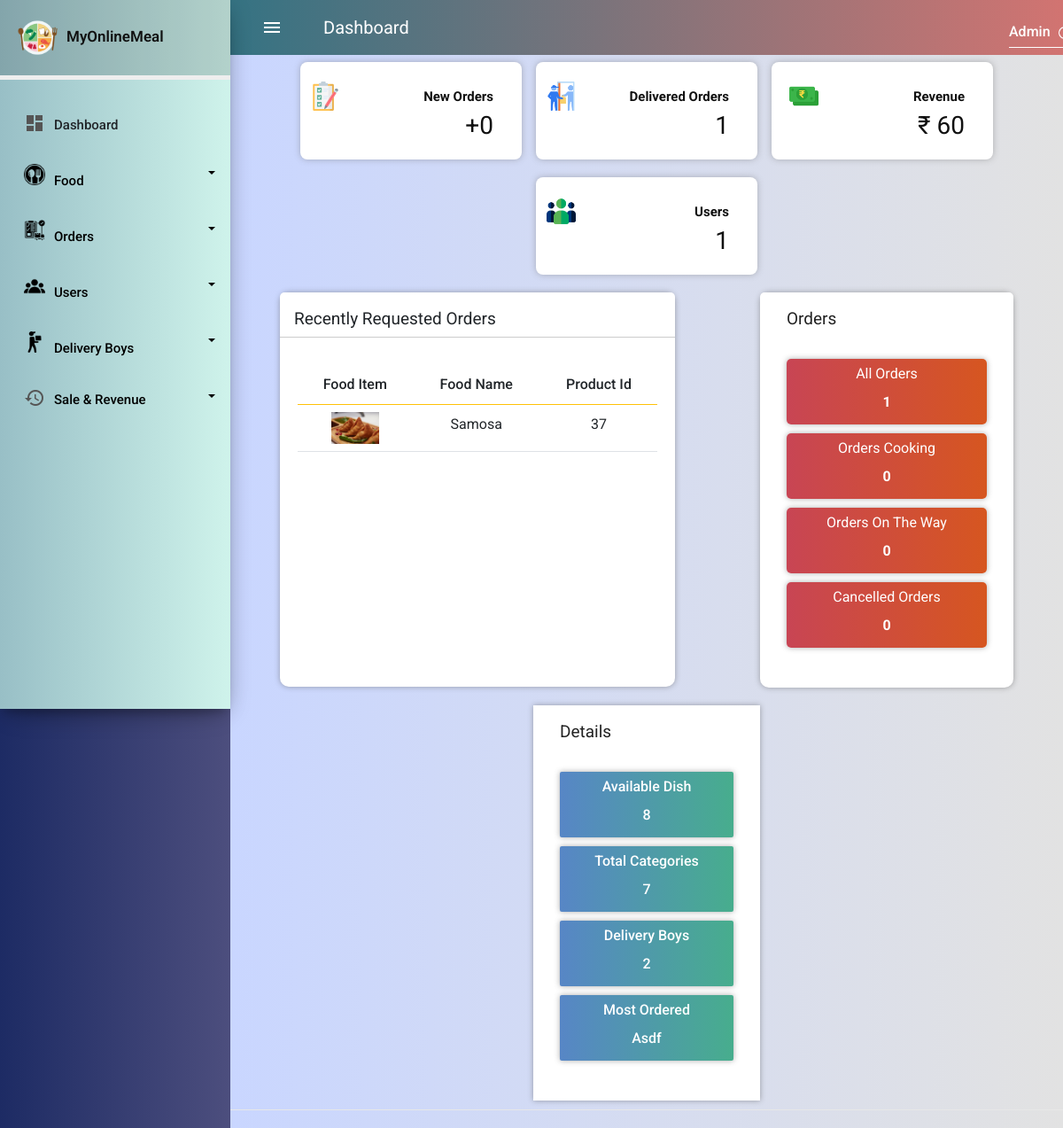
The page /admin/index.php (signed in) on the database its author committed.
### tables this page shows
CREATE TABLE `orders` (
  `id` int(11) NOT NULL,
  `food_id` int(11) NOT NULL,
  `user_email` varchar(100) NOT NULL,
  `user_name` varchar(255) NOT NULL,
  `food_name` varchar(30) NOT NULL,
  `food_img` varchar(255) NOT NULL,
  `qty` int(5) NOT NULL,
  `city` varchar(255) NOT NULL,
  `pin_code` int(11) NOT NULL,
  `user_address` text NOT NULL,
  `user_phone` varchar(10) DEFAULT NULL,
  `delivery_boy_name` varchar(255) DEFAULT NULL,
  `order_time` datetime NOT NULL,
  `total_bill` int(100) NOT NULL,
  `payment_type` varchar(255) NOT NULL,
  `payment_status` varchar(25) NOT NULL,
  `order_status` varchar(30) DEFAULT NULL
);

### admin/dashboard.php (the view, shortened to what this page needs)
<?php
include '../partials/_dbconnect.php';
$query = "select * from orders where order_status ='new'";
$result = mysqli_query($conn, $query);
$num = mysqli_num_rows($result);
$query3 = "select * from orders where order_status ='delivered'";
$result3 = mysqli_query($conn, $query3);
$num3 = mysqli_num_rows($result3);
$allOrderQuery = "select * from orders";
$allorderResult = mysqli_query($conn, $allOrderQuery);
$allOrders = mysqli_num_rows($allorderResult);
$cookingQuery = "select * from orders where order_status ='cooking'";
$cookingResult = mysqli_query($conn, $cookingQuery);
$cooking = mysqli_num_rows($cookingResult);
$onthewayQuery = "select * from orders where order_status ='on the way'";
$onthewayResult = mysqli_query($conn, $onthewayQuery);
$ontheway = mysqli_num_rows($onthewayResult);
$cancelledQuery = "select * from orders where order_status ='cancelled'";
$cancelledResult = mysqli_query($conn, $cancelledQuery);
$cancelled = mysqli_num_rows($cancelledResult);
$revenue = "SELECT SUM(total_bill) FROM orders where order_status = 'delivered';";
$revenueResult = mysqli_query($conn, $revenue);
$revc = mysqli_fetch_array($revenueResult);
$html = '
<div id="main-content" class="main-content">
	<div class="row head-stat-row">
		<div class="total-card-wrapper ms-2">
			<div class="total-card  card-stats">
				<div class="card-header">
					<div class="icon ">
						<img src="img/slider/checklist.png" alt="" class="size-44">
					</div>
				</div>
				<div class="card-content" style="padding: 15px 20px;">
					<p class="category"><strong>New Orders</strong></p>
					<h3 class="card-title order-count">+'.$num.'</h3>
				</div>
			</div>
		</div>
		<div class="total-card-wrapper">
			<div class="total-card  card-stats">
				<div class="card-header">
					<div class="icon ">
						<img src="img/slider/delivery.png" alt="" class="size-44">
					</div>
				</div>
				<div class="card-content" style="padding: 15px 20px;">
					<p class="category"><strong>Delivered Orders</strong></p>
					<h3 class="card-title delivered-order-count">'.$num3.'</h3>
				</div>
			</div>
		</div>
		<div class="total-card-wrapper">
			<div class="total-card  card-stats">
				<div class="card-header">
				<div class="icon ">
					<img src="img/slider/money.png" alt="" class="size-44" style="margin-left: 8px;">
				</div>
				</div>
				<div class="card-content" style="padding: 15px 20px;">
					<p class="category"><strong>Revenue</strong></p>
					<h3 class="card-title">₹ '.$revc['SUM(total_bill)'].'</h3>
				</div>
			</div>
		</div>
		<div class="total-card-wrapper">
			<div class="total-card  card-stats">
				<div class="card-header">
					<div class="icon ">
						<img src="img/slider/customer.png" alt="" class="size-44">
					</div>
				</div>
				<div class="card-content" style="padding: 15px 20px;">
					<p class="category"><strong>Users</strong></p>
					<h3 class="card-title user-count">'.$num3.'</h3>
				</div>
			</div>
		</div>
	</div>
<div id="show-manage-dish " class="row flex-row-two">
		<div class="col-lg-7 col-md-12 req-card">
			<div class="card card-main card-box-shadow rounded-corner" style="min-height:445px">
				<div class="card-header card-header-text ps-3 pt-3"  style="border-bottom:1px solid #41414144!important;">
					<h4 class="card-title text-dark">Recently Requested Orders</h4>
				</div>
				<div class="card-content table-responsive">
					<div class="recent-requested-orders mt-3">
						<table class="table rec" style="text-align:center;">
							<thead class="border-bottom border-warning">
							  <tr>
								<th scope="col" class="req-food-header">Food Item</th>
								<th scope="col" class="req-food-header">Food Name</th>
								<th scope="col" class="req-food-header">Product Id</th>
							  </tr>
							</thead>
							<tbody>';
							$recent_order_query = "select * from orders order by id desc limit 5";
							$recent_order_result = mysqli_query($conn, $recent_order_query);
							while($recent_order_row = mysqli_fetch_assoc($recent_order_result)){
								$html .= '<tr>
								<td> <img class="dash-food-img" src="../foodimg/'.$recent_order_row ['food_img'].'"alt=""></td>
								<td>'.$recent_order_row ['food_name'].'</td>
								<td>'.$recent_order_row ['id'].'</td>
							  </tr>';
							}
							$html .= '</tbody>
						  </table>
					</div>
				</div>
			</div>
		</div>
		<div class="col-lg-5 col-md-12 or-card">
			<div class="card card-main card-box-shadow rounded-corner" style="min-height:446px">
				<div class="card-header card-header-text pt-3"  >
					<h4 class="card-title">Orders</h4>
				</div>
				<div class="card-content">
						<div class="order-card  card-box-shadow">
							<div class="items">
								<h6>All Orders</h6>
								<h6 class="count-text">'.$allOrders.'</h6>
							</div>
						</div>
						<div class="order-card  card-box-shadow">
							<div class="items">
								<h6>Orders Cooking</h6>
								<h6 class="count-text">'.$cooking.'</h6>
							</div>
						</div>
						<div class="order-card  card-box-shadow">
							<div class="items">
								<h6>Orders On The Way</h6>
								<h6 class="count-text">'.$ontheway.'</h6>
							</div>
						</div>
						<div class="order-card  card-box-shadow">
							<div class="items">
								<h6>Cancelled Orders</h6>
								<h6 class="count-text">'.$cancelled.'</h6>
							</div>
						</div>
				</div>
			</div>
		</div>';
		$food = "select * from food";
		$foodResult = mysqli_query($conn, $food);
		$alldish = mysqli_num_rows($foodResult);
		$cat = "select * from food_category";
		$catResult = mysqli_query($conn, $cat);
		$totalcat = mysqli_num_rows($catResult);
		$boys = "select * from delivery_boy";
		$boyResult = mysqli_query($conn, $boys);
		$deliveryboys = mysqli_num_rows($boyResult);
		$html .='<div class="col-lg-5 col-md-12 pop-card">
			<div class="card card-main card-box-shadow popular-dish"  style="min-height:446px">
				<div class="card-header card-header-text pt-3"  >
					<h4 class="card-title">Details</h4>
				</div>
				<div class="card-content">
						<div class="popular-card  card-box-shadow">
							<div class="items">
								<h6>Available Dish</h6>
								<h6 class="count-text">'.$alldish.'</h6>
							</div>
						</div>
						<div class="popular-card  card-box-shadow">
							<div class="items">
								<h6>Total Categories</h6>
								 <h6 class="count-text">'.$totalcat.'</h6>
							</div>
						</div>
						<div class="popular-card  card-box-shadow">
							<div class="items">
								<h6>Delivery Boys</h6>
								<h6 class="count-text">'.$deliveryboys.'</h6>
							</div>
						</div>
						<div class="popular-card  card-box-shadow">
							<div class="items">
								<h6>Most Ordered</h6>
								<h6 class="count-text"> asdf </h6>
							</div>
						</div>
				</div>
			</div>
	</div>
</div>';
echo $html;
?>

### admin/css/custom.css (style rules this page uses)
body,html { line-height:1.8; font-family:'Roboto',sans-serif; color:#111; background: linear-gradient(to right, #1D2B64, #F8CDDA); text-transform:capitalize; font-weight:400; margin:0px; padding:0px; }
.size-44 { width: 33px; margin-top: 11px; }
h1,h2,h3,h4,h5,h6,.h1,.h2,.h3,.h4 { font-weight:400; line-height:1.5em; }
p { font-size:15px; margin:12px 0 0; line-height:24px; }
.main-content { margin-top: 50px; padding:10px 20px 0px 20px; position:relative; width:100%; }
.card-main { margin:10px 0px; }
.card-main { border-radius:0px!important; }
.card-main { display:inline-block; position:relative; border:none; width:100%; box-shadow:0 1px 2px rgb(0 0 0 / 8%); border-radius:6px; color:rgba(0,0,0,0.87); background-color:#fff; }
.card-stats .card-header { margin-top: 11px; float:left; text-align:center; }
.card .card-header { padding: 6px 30px 0; z-index:3; border-bottom:0px!important; background-color:#fff; }
.card-stats .card-content { text-align:right; padding-top:10px; }
.card .card-content { padding:15px 20px; position:relative; }
.card .card-title:not(.card-calender .card-title) { margin-top:0; margin-bottom:5px; }
.card-stats .card-title { margin:0; }
.card .card-header-text h4 { margin-top:0; margin-bottom:3px; font-size:19px; font-weight:400; color:#222222; text-decoration:none; }
.table > thead > tr > th { border-bottom:1px; font-size:16px; font-weight:400; }

### admin/css/custom2.css (style rules this page uses)
.order-card { background: linear-gradient(to right, #c84554, #d65620); padding: 5px 20px; margin: 10px; border-radius: 5px; color: white; display: flex; justify-content: center; align-items: center; text-align: center; }
.count-text { font-weight: 700; }
.dash-food-img { width: 54px; }
.recent-requested-orders td { padding: 8px 6px!important; }
.card-box-shadow { box-shadow: 0 0px 6px 0 rgba(78, 78, 78, 0.473); }
.rounded-corner { border-radius:10px!important; }
.total-card-wrapper { width: 250px; height: 110px; background-color: #fff; margin: 10px 8px; border-radius:8px; box-shadow: 0 0px 7px 0 rgb(114 114 114 / 45%); }
.card-header { background-color: #fff!important; background-color: transparent; border: none; }
.head-stat-row { display: flex; flex-direction: row; justify-content: center; }
.req-food-header { font-weight: 500!important; }
.req-card { width: 470px!important; }
.flex-row-two { display: flex; flex-direction: row; justify-content: space-around; }
.or-card { transition: 0.5s; width: 310px; }
.pop-card { transition: 0.5s; width: 280px; }
.popular-card { border-radius: 2px; background: linear-gradient(to right, #5786c6, #259e78d7); padding: 5px 20px; margin: 10px; color: white; display: flex; justify-content: center; align-items: center; text-align: center; }
.popular-card h6 { font-weight: 500!important; }

### rows shown on the page
orders: food_img (picture), food_name "Samosa", id "37"

### other values the page prints
$_SESSION['admin_name'] "Admin"
$num "0"
$num3 "1"
$revc['SUM(total_bill)'] "60"
$allOrders "1"
$cooking "0"
$ontheway "0"
$cancelled "0"
$alldish "8"
$totalcat "7"
$deliveryboys "2"
